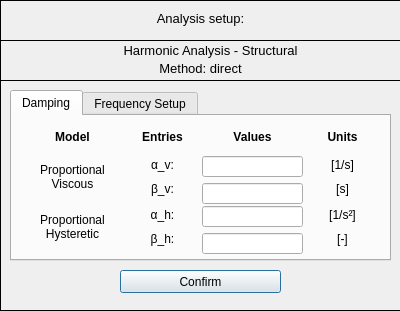
<?xml version="1.0" encoding="UTF-8"?>
<ui version="4.0">
 <class>Dialog</class>
 <widget class="QDialog" name="Dialog">
  <property name="windowModality">
   <enum>Qt::NonModal</enum>
  </property>
  <property name="geometry">
   <rect>
    <x>0</x>
    <y>0</y>
    <width>400</width>
    <height>311</height>
   </rect>
  </property>
  <property name="sizePolicy">
   <sizepolicy hsizetype="Fixed" vsizetype="Fixed">
    <horstretch>0</horstretch>
    <verstretch>0</verstretch>
   </sizepolicy>
  </property>
  <property name="contextMenuPolicy">
   <enum>Qt::DefaultContextMenu</enum>
  </property>
  <property name="windowTitle">
   <string>Analysis setup</string>
  </property>
  <property name="windowIcon">
   <iconset>
    <normaloff>../../../../../../Downloads/load - Copia.png</normaloff>../../../../../../Downloads/load - Copia.png</iconset>
  </property>
  <property name="whatsThis">
   <string/>
  </property>
  <widget class="QWidget" name="widget" native="true">
   <property name="geometry">
    <rect>
     <x>0</x>
     <y>0</y>
     <width>401</width>
     <height>311</height>
    </rect>
   </property>
   <property name="font">
    <font>
     <kerning>true</kerning>
    </font>
   </property>
   <widget class="QFrame" name="frame">
    <property name="geometry">
     <rect>
      <x>0</x>
      <y>0</y>
      <width>401</width>
      <height>41</height>
     </rect>
    </property>
    <property name="frameShape">
     <enum>QFrame::Box</enum>
    </property>
    <property name="frameShadow">
     <enum>QFrame::Plain</enum>
    </property>
    <property name="lineWidth">
     <number>1</number>
    </property>
    <widget class="QLabel" name="label">
     <property name="geometry">
      <rect>
       <x>10</x>
       <y>10</y>
       <width>381</width>
       <height>16</height>
      </rect>
     </property>
     <property name="font">
      <font>
       <pointsize>10</pointsize>
       <italic>false</italic>
      </font>
     </property>
     <property name="text">
      <string>Analysis setup:</string>
     </property>
     <property name="textFormat">
      <enum>Qt::AutoText</enum>
     </property>
     <property name="alignment">
      <set>Qt::AlignCenter</set>
     </property>
    </widget>
   </widget>
   <widget class="QFrame" name="frame_2">
    <property name="geometry">
     <rect>
      <x>0</x>
      <y>40</y>
      <width>401</width>
      <height>271</height>
     </rect>
    </property>
    <property name="frameShape">
     <enum>QFrame::Box</enum>
    </property>
    <property name="frameShadow">
     <enum>QFrame::Plain</enum>
    </property>
    <widget class="QFrame" name="frame_3">
     <property name="geometry">
      <rect>
       <x>0</x>
       <y>0</y>
       <width>401</width>
       <height>41</height>
      </rect>
     </property>
     <property name="frameShape">
      <enum>QFrame::Box</enum>
     </property>
     <property name="frameShadow">
      <enum>QFrame::Plain</enum>
     </property>
     <property name="lineWidth">
      <number>1</number>
     </property>
     <widget class="QLabel" name="label_title">
      <property name="geometry">
       <rect>
        <x>20</x>
        <y>0</y>
        <width>381</width>
        <height>21</height>
       </rect>
      </property>
      <property name="font">
       <font>
        <pointsize>10</pointsize>
        <italic>false</italic>
       </font>
      </property>
      <property name="text">
       <string>Harmonic Analysis - Structural</string>
      </property>
      <property name="textFormat">
       <enum>Qt::AutoText</enum>
      </property>
      <property name="alignment">
       <set>Qt::AlignCenter</set>
      </property>
     </widget>
     <widget class="QLabel" name="label_subtitle">
      <property name="geometry">
       <rect>
        <x>10</x>
        <y>20</y>
        <width>381</width>
        <height>16</height>
       </rect>
      </property>
      <property name="font">
       <font>
        <pointsize>10</pointsize>
        <italic>false</italic>
       </font>
      </property>
      <property name="text">
       <string>Method: direct</string>
      </property>
      <property name="textFormat">
       <enum>Qt::AutoText</enum>
      </property>
      <property name="alignment">
       <set>Qt::AlignCenter</set>
      </property>
     </widget>
    </widget>
    <widget class="QTabWidget" name="tabWidget">
     <property name="geometry">
      <rect>
       <x>10</x>
       <y>50</y>
       <width>381</width>
       <height>171</height>
      </rect>
     </property>
     <property name="currentIndex">
      <number>0</number>
     </property>
     <widget class="QWidget" name="widget">
      <attribute name="title">
       <string>Damping</string>
      </attribute>
      <widget class="QWidget" name="verticalLayoutWidget">
       <property name="geometry">
        <rect>
         <x>10</x>
         <y>10</y>
         <width>101</width>
         <height>21</height>
        </rect>
       </property>
       <layout class="QVBoxLayout" name="verticalLayout">
        <item>
         <widget class="QLabel" name="label_4">
          <property name="font">
           <font>
            <weight>75</weight>
            <bold>true</bold>
           </font>
          </property>
          <property name="text">
           <string>Model</string>
          </property>
          <property name="alignment">
           <set>Qt::AlignCenter</set>
          </property>
         </widget>
        </item>
       </layout>
      </widget>
      <widget class="QWidget" name="verticalLayoutWidget_2">
       <property name="geometry">
        <rect>
         <x>120</x>
         <y>10</y>
         <width>61</width>
         <height>21</height>
        </rect>
       </property>
       <layout class="QVBoxLayout" name="verticalLayout_2">
        <item>
         <widget class="QLabel" name="label_5">
          <property name="font">
           <font>
            <weight>75</weight>
            <bold>true</bold>
           </font>
          </property>
          <property name="text">
           <string>Entries</string>
          </property>
          <property name="alignment">
           <set>Qt::AlignCenter</set>
          </property>
         </widget>
        </item>
       </layout>
      </widget>
      <widget class="QWidget" name="verticalLayoutWidget_3">
       <property name="geometry">
        <rect>
         <x>190</x>
         <y>10</y>
         <width>101</width>
         <height>21</height>
        </rect>
       </property>
       <layout class="QVBoxLayout" name="verticalLayout_3">
        <item>
         <widget class="QLabel" name="label_6">
          <property name="font">
           <font>
            <weight>75</weight>
            <bold>true</bold>
           </font>
          </property>
          <property name="text">
           <string>Values</string>
          </property>
          <property name="alignment">
           <set>Qt::AlignCenter</set>
          </property>
         </widget>
        </item>
       </layout>
      </widget>
      <widget class="QWidget" name="verticalLayoutWidget_4">
       <property name="geometry">
        <rect>
         <x>300</x>
         <y>10</y>
         <width>61</width>
         <height>21</height>
        </rect>
       </property>
       <layout class="QVBoxLayout" name="verticalLayout_4">
        <item>
         <widget class="QLabel" name="label_7">
          <property name="font">
           <font>
            <weight>75</weight>
            <bold>true</bold>
           </font>
          </property>
          <property name="text">
           <string>Units</string>
          </property>
          <property name="alignment">
           <set>Qt::AlignCenter</set>
          </property>
         </widget>
        </item>
       </layout>
      </widget>
      <widget class="QWidget" name="verticalLayoutWidget_5">
       <property name="geometry">
        <rect>
         <x>10</x>
         <y>40</y>
         <width>101</width>
         <height>41</height>
        </rect>
       </property>
       <layout class="QVBoxLayout" name="verticalLayout_5">
        <item>
         <widget class="QLabel" name="label_8">
          <property name="font">
           <font>
            <weight>50</weight>
            <bold>false</bold>
           </font>
          </property>
          <property name="text">
           <string>Proportional
Viscous</string>
          </property>
          <property name="alignment">
           <set>Qt::AlignCenter</set>
          </property>
         </widget>
        </item>
       </layout>
      </widget>
      <widget class="QWidget" name="verticalLayoutWidget_6">
       <property name="geometry">
        <rect>
         <x>10</x>
         <y>90</y>
         <width>101</width>
         <height>41</height>
        </rect>
       </property>
       <layout class="QVBoxLayout" name="verticalLayout_6">
        <item>
         <widget class="QLabel" name="label_9">
          <property name="font">
           <font>
            <weight>50</weight>
            <bold>false</bold>
           </font>
          </property>
          <property name="text">
           <string>Proportional
Hysteretic</string>
          </property>
          <property name="alignment">
           <set>Qt::AlignCenter</set>
          </property>
         </widget>
        </item>
       </layout>
      </widget>
      <widget class="QWidget" name="verticalLayoutWidget_7">
       <property name="geometry">
        <rect>
         <x>120</x>
         <y>40</y>
         <width>61</width>
         <height>41</height>
        </rect>
       </property>
       <layout class="QVBoxLayout" name="verticalLayout_7">
        <item>
         <widget class="QLabel" name="label_10">
          <property name="font">
           <font>
            <weight>50</weight>
            <bold>false</bold>
           </font>
          </property>
          <property name="text">
           <string>α_v:</string>
          </property>
          <property name="alignment">
           <set>Qt::AlignCenter</set>
          </property>
         </widget>
        </item>
        <item>
         <widget class="QLabel" name="label_11">
          <property name="font">
           <font>
            <weight>50</weight>
            <bold>false</bold>
           </font>
          </property>
          <property name="text">
           <string>β_v:</string>
          </property>
          <property name="alignment">
           <set>Qt::AlignCenter</set>
          </property>
         </widget>
        </item>
       </layout>
      </widget>
      <widget class="QWidget" name="verticalLayoutWidget_8">
       <property name="geometry">
        <rect>
         <x>120</x>
         <y>90</y>
         <width>61</width>
         <height>41</height>
        </rect>
       </property>
       <layout class="QVBoxLayout" name="verticalLayout_8">
        <item>
         <widget class="QLabel" name="label_13">
          <property name="text">
           <string>α_h:</string>
          </property>
          <property name="alignment">
           <set>Qt::AlignCenter</set>
          </property>
         </widget>
        </item>
        <item>
         <widget class="QLabel" name="label_12">
          <property name="text">
           <string>β_h:</string>
          </property>
          <property name="alignment">
           <set>Qt::AlignCenter</set>
          </property>
         </widget>
        </item>
       </layout>
      </widget>
      <widget class="QWidget" name="verticalLayoutWidget_9">
       <property name="geometry">
        <rect>
         <x>190</x>
         <y>40</y>
         <width>101</width>
         <height>48</height>
        </rect>
       </property>
       <layout class="QVBoxLayout" name="verticalLayout_9">
        <item>
         <widget class="QLineEdit" name="lineEdit_av"/>
        </item>
        <item>
         <widget class="QLineEdit" name="lineEdit_bv"/>
        </item>
       </layout>
      </widget>
      <widget class="QWidget" name="verticalLayoutWidget_10">
       <property name="geometry">
        <rect>
         <x>300</x>
         <y>40</y>
         <width>61</width>
         <height>41</height>
        </rect>
       </property>
       <layout class="QVBoxLayout" name="verticalLayout_10">
        <item>
         <widget class="QLabel" name="label_15">
          <property name="text">
           <string>[1/s]</string>
          </property>
          <property name="alignment">
           <set>Qt::AlignCenter</set>
          </property>
         </widget>
        </item>
        <item>
         <widget class="QLabel" name="label_14">
          <property name="text">
           <string>[s]</string>
          </property>
          <property name="alignment">
           <set>Qt::AlignCenter</set>
          </property>
         </widget>
        </item>
       </layout>
      </widget>
      <widget class="QWidget" name="verticalLayoutWidget_11">
       <property name="geometry">
        <rect>
         <x>300</x>
         <y>90</y>
         <width>61</width>
         <height>41</height>
        </rect>
       </property>
       <layout class="QVBoxLayout" name="verticalLayout_11">
        <item>
         <widget class="QLabel" name="label_16">
          <property name="text">
           <string>[1/s²]</string>
          </property>
          <property name="alignment">
           <set>Qt::AlignCenter</set>
          </property>
         </widget>
        </item>
        <item>
         <widget class="QLabel" name="label_17">
          <property name="text">
           <string>[-]</string>
          </property>
          <property name="alignment">
           <set>Qt::AlignCenter</set>
          </property>
         </widget>
        </item>
       </layout>
      </widget>
      <widget class="QWidget" name="verticalLayoutWidget_12">
       <property name="geometry">
        <rect>
         <x>190</x>
         <y>90</y>
         <width>101</width>
         <height>48</height>
        </rect>
       </property>
       <layout class="QVBoxLayout" name="verticalLayout_12">
        <item>
         <widget class="QLineEdit" name="lineEdit_ah"/>
        </item>
        <item>
         <widget class="QLineEdit" name="lineEdit_bh"/>
        </item>
       </layout>
      </widget>
     </widget>
     <widget class="QWidget" name="tab_2">
      <attribute name="title">
       <string>Frequency Setup</string>
      </attribute>
      <widget class="QWidget" name="verticalLayoutWidget_13">
       <property name="geometry">
        <rect>
         <x>120</x>
         <y>10</y>
         <width>171</width>
         <height>21</height>
        </rect>
       </property>
       <layout class="QVBoxLayout" name="verticalLayout_13">
        <item>
         <widget class="QLabel" name="label_18">
          <property name="font">
           <font>
            <weight>75</weight>
            <bold>true</bold>
           </font>
          </property>
          <property name="text">
           <string>Values</string>
          </property>
          <property name="alignment">
           <set>Qt::AlignCenter</set>
          </property>
         </widget>
        </item>
       </layout>
      </widget>
      <widget class="QWidget" name="verticalLayoutWidget_14">
       <property name="geometry">
        <rect>
         <x>300</x>
         <y>10</y>
         <width>61</width>
         <height>21</height>
        </rect>
       </property>
       <layout class="QVBoxLayout" name="verticalLayout_14">
        <item>
         <widget class="QLabel" name="label_19">
          <property name="font">
           <font>
            <weight>75</weight>
            <bold>true</bold>
           </font>
          </property>
          <property name="text">
           <string>Units</string>
          </property>
          <property name="alignment">
           <set>Qt::AlignCenter</set>
          </property>
         </widget>
        </item>
       </layout>
      </widget>
      <widget class="QWidget" name="verticalLayoutWidget_15">
       <property name="geometry">
        <rect>
         <x>10</x>
         <y>10</y>
         <width>101</width>
         <height>21</height>
        </rect>
       </property>
       <layout class="QVBoxLayout" name="verticalLayout_15">
        <item>
         <widget class="QLabel" name="label_20">
          <property name="font">
           <font>
            <weight>75</weight>
            <bold>true</bold>
           </font>
          </property>
          <property name="text">
           <string>Entries</string>
          </property>
          <property name="alignment">
           <set>Qt::AlignCenter</set>
          </property>
         </widget>
        </item>
       </layout>
      </widget>
      <widget class="QWidget" name="verticalLayoutWidget_16">
       <property name="geometry">
        <rect>
         <x>10</x>
         <y>40</y>
         <width>101</width>
         <height>91</height>
        </rect>
       </property>
       <layout class="QVBoxLayout" name="verticalLayout_16">
        <item>
         <widget class="QLabel" name="label_22">
          <property name="text">
           <string>Freq min:</string>
          </property>
          <property name="alignment">
           <set>Qt::AlignCenter</set>
          </property>
         </widget>
        </item>
        <item>
         <widget class="QLabel" name="label_23">
          <property name="text">
           <string>Freq max:</string>
          </property>
          <property name="alignment">
           <set>Qt::AlignCenter</set>
          </property>
         </widget>
        </item>
        <item>
         <widget class="QLabel" name="label_21">
          <property name="text">
           <string>df:</string>
          </property>
          <property name="alignment">
           <set>Qt::AlignCenter</set>
          </property>
         </widget>
        </item>
       </layout>
      </widget>
      <widget class="QWidget" name="verticalLayoutWidget_17">
       <property name="geometry">
        <rect>
         <x>120</x>
         <y>40</y>
         <width>171</width>
         <height>91</height>
        </rect>
       </property>
       <layout class="QVBoxLayout" name="verticalLayout_17">
        <item>
         <widget class="QLineEdit" name="lineEdit_min"/>
        </item>
        <item>
         <widget class="QLineEdit" name="lineEdit_max"/>
        </item>
        <item>
         <widget class="QLineEdit" name="lineEdit_step"/>
        </item>
       </layout>
      </widget>
      <widget class="QWidget" name="verticalLayoutWidget_18">
       <property name="geometry">
        <rect>
         <x>300</x>
         <y>40</y>
         <width>61</width>
         <height>91</height>
        </rect>
       </property>
       <layout class="QVBoxLayout" name="verticalLayout_18">
        <item>
         <widget class="QLabel" name="label_24">
          <property name="text">
           <string>[Hz]</string>
          </property>
          <property name="alignment">
           <set>Qt::AlignCenter</set>
          </property>
         </widget>
        </item>
        <item>
         <widget class="QLabel" name="label_25">
          <property name="text">
           <string>[Hz]</string>
          </property>
          <property name="alignment">
           <set>Qt::AlignCenter</set>
          </property>
         </widget>
        </item>
        <item>
         <widget class="QLabel" name="label_26">
          <property name="text">
           <string>[Hz]</string>
          </property>
          <property name="alignment">
           <set>Qt::AlignCenter</set>
          </property>
         </widget>
        </item>
       </layout>
      </widget>
     </widget>
    </widget>
    <widget class="QPushButton" name="pushButton_confirm">
     <property name="geometry">
      <rect>
       <x>120</x>
       <y>230</y>
       <width>161</width>
       <height>23</height>
      </rect>
     </property>
     <property name="text">
      <string>Confirm</string>
     </property>
    </widget>
   </widget>
  </widget>
 </widget>
 <resources/>
 <connections/>
</ui>
